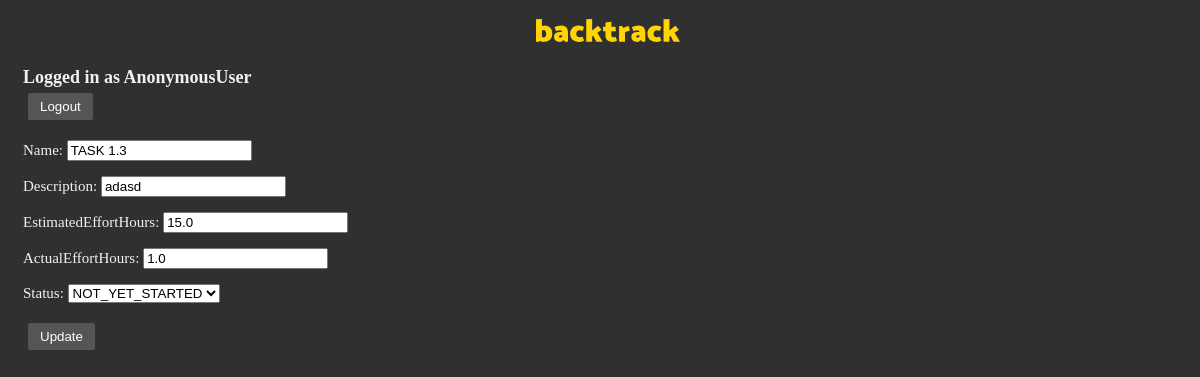
Screenshot of /backtrack/projects/product-backlog/6/task/6 with the database file from the repository.
### backtrack/models.py (models this page shows, shortened)
class Task(models.Model):
    name = models.CharField(max_length=200)
    description = models.CharField(max_length=500)
    estimatedEffortHours = models.FloatField()
    actualEffortHours = models.FloatField(blank=True, null=True)
    status = models.CharField(max_length=50, default=TaskStatus.NOT_YET_STARTED.value, choices=TaskStatus.choices())
    pbi = models.ForeignKey(ProductBacklogItem, on_delete=models.CASCADE)

### backtrack/views.py (the view, shortened to what this page needs)
# urls.py: path('projects/product-backlog/<int:pbi>/task/<int:pk>', views.EditTask.as_view(), name='editTask'),
class EditTask(UpdateView):
    template_name = "task_edit.html"
    model = Task
    slug_field = "task"
    fields = ['name', 'description', 'estimatedEffortHours', 'actualEffortHours', 'status']

### templates/task_edit.html (shortened to what this page needs)
{% load static %}
<!DOCTYPE html>
<html>
    <head>
        <link rel="stylesheet" href="{% static 'css/template.css' %}">
        <div class="page-header">
            <h1 style="text-align: center;"><img width="144" src="{% static 'backtrack.svg' %}" alt="Backtrack"/>
            </h1>
            <h2>Logged in as {{ user }}
                <form action="/">
                    <button type="submit">Logout</button>
                </form>
            </h2>
        </div>
    </head>
    <body>
        <form method="post">{% csrf_token %}
            {{ form.as_p }}
            <button type="submit"
                    value="update"
                    class="btn btn-default">
                Update
            </button>
        </form>
    </body>
</html>

### static/css/template.css (style rules this page uses)
.page-header { margin-top: 0; }
.page-header h1, .page-header h1 a, .page-header h1 a:visited, .page-header h1 a:active { color: #ffffff; font-size: 20pt; text-decoration: none; }
body { background-color: #303030; color: #f1f1f1; font-family: "Trebuchet MS"; font-size: 12px; padding-left: 15px; }
p { font-size: 15px; }
button { background-color: #555555; border: none; color: white; margin: 5px; padding: 6px 12px; border-radius: 2px; text-align: center; text-decoration: none; display: inline-block; }

### rows the page displays
Task: name "TASK 1.3", description "adasd", estimatedEffortHours "15.0", actualEffortHours "1.0", status "NOT_YET_STARTED"

### other values shown
{{ user }} "AnonymousUser"
